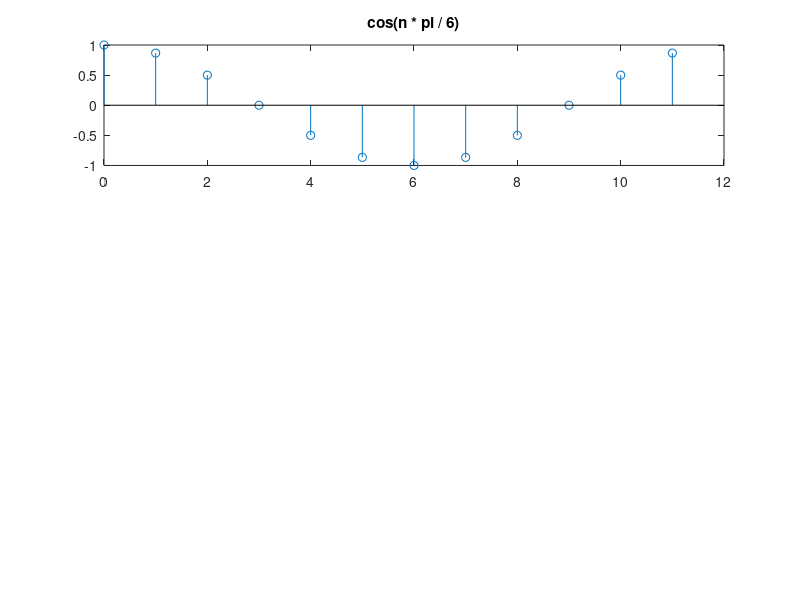

MATLAB code to generate this figure: (Note: this script raises an error after producing the figure.)
tic;  % 开始计时

N = 12;  % 周期
n = 0: N-1;
k = 0: N-1;
xn = cos(n * pi / 6);
subplot(3, 1, 1);
stem(n, xn);
title("cos(n * pi / 6)");

W = exp(-1i * 2 * pi / N);
kn = n .* k;
Xk = xn * (W .^ kn);
subplot(3, 1, 2);
stem(n, Xk);
title("N = 12");